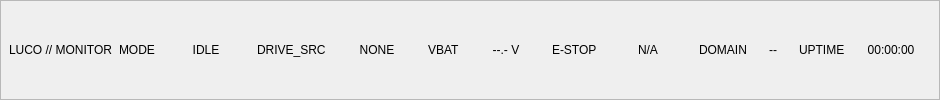
     <widget class="QFrame" name="topBar">
      <property name="frameShape">
       <enum>QFrame::StyledPanel</enum>
      </property>
      <property name="frameShadow">
       <enum>QFrame::Raised</enum>
      </property>
      <layout class="QHBoxLayout" name="topBarLayout">
       <property name="spacing">
        <number>6</number>
       </property>
       <property name="leftMargin">
        <number>8</number>
       </property>
       <property name="topMargin">
        <number>4</number>
       </property>
       <property name="rightMargin">
        <number>8</number>
       </property>
       <property name="bottomMargin">
        <number>4</number>
       </property>
       <item>
        <widget class="QLabel" name="appTitle">
         <property name="text">
          <string>LUCO // MONITOR</string>
         </property>
         <property name="role" stdset="0">
          <string>stateBig</string>
         </property>
        </widget>
       </item>
       <item>
        <spacer name="s0">
         <property name="orientation">
          <enum>Qt::Horizontal</enum>
         </property>
         <property name="sizeHint" stdset="0">
          <size>
           <width>0</width>
           <height>0</height>
          </size>
         </property>
        </spacer>
       </item>
       <item>
        <widget class="QLabel" name="runStateName">
         <property name="text">
          <string>MODE</string>
         </property>
         <property name="role" stdset="0">
          <string>caption</string>
         </property>
        </widget>
       </item>
       <item>
        <widget class="QLabel" name="runStatePill">
         <property name="text">
          <string>IDLE</string>
         </property>
         <property name="alignment">
          <set>Qt::AlignCenter</set>
         </property>
         <property name="state" stdset="0">
          <string>off</string>
         </property>
         <property name="minimumSize">
          <size>
           <width>90</width>
           <height>0</height>
          </size>
         </property>
        </widget>
       </item>
       <item>
        <widget class="QLabel" name="driveSourceName">
         <property name="text">
          <string>DRIVE_SRC</string>
         </property>
         <property name="role" stdset="0">
          <string>caption</string>
         </property>
        </widget>
       </item>
       <item>
        <widget class="QLabel" name="driveSourceValue">
         <property name="text">
          <string>NONE</string>
         </property>
         <property name="alignment">
          <set>Qt::AlignCenter</set>
         </property>
         <property name="role" stdset="0">
          <string>field</string>
         </property>
         <property name="minimumSize">
          <size>
           <width>90</width>
           <height>0</height>
          </size>
         </property>
        </widget>
       </item>
       <item>
        <widget class="QLabel" name="batteryName">
         <property name="text">
          <string>VBAT</string>
         </property>
         <property name="role" stdset="0">
          <string>caption</string>
         </property>
        </widget>
       </item>
       <item>
        <widget class="QLabel" name="batteryValue">
         <property name="text">
          <string>--.- V</string>
         </property>
         <property name="alignment">
          <set>Qt::AlignCenter</set>
         </property>
         <property name="role" stdset="0">
          <string>field</string>
         </property>
         <property name="minimumSize">
          <size>
           <width>80</width>
           <height>0</height>
          </size>
         </property>
        </widget>
       </item>
       <item>
        <widget class="QLabel" name="estopName">
         <property name="text">
          <string>E-STOP</string>
         </property>
         <property name="role" stdset="0">
          <string>caption</string>
         </property>
        </widget>
       </item>
       <item>
        <widget class="QLabel" name="estopPill">
         <property name="text">
          <string>N/A</string>
         </property>
         <property name="alignment">
          <set>Qt::AlignCenter</set>
         </property>
         <property name="state" stdset="0">
          <string>off</string>
         </property>
         <property name="minimumSize">
          <size>
           <width>90</width>
           <height>0</height>
          </size>
         </property>
        </widget>
       </item>
       <item>
        <widget class="QLabel" name="domainName">
         <property name="text">
          <string>DOMAIN</string>
         </property>
         <property name="role" stdset="0">
          <string>caption</string>
         </property>
        </widget>
       </item>
       <item>
        <widget class="QLabel" name="domainValue">
         <property name="text">
          <string>--</string>
         </property>
         <property name="alignment">
          <set>Qt::AlignCenter</set>
         </property>
         <property name="role" stdset="0">
          <string>field</string>
         </property>
         <property name="minimumSize">
          <size>
           <width>40</width>
           <height>0</height>
          </size>
         </property>
        </widget>
       </item>
       <item>
        <widget class="QLabel" name="uptimeName">
         <property name="text">
          <string>UPTIME</string>
         </property>
         <property name="role" stdset="0">
          <string>caption</string>
         </property>
        </widget>
       </item>
       <item>
        <widget class="QLabel" name="uptimeValue">
         <property name="text">
          <string>00:00:00</string>
         </property>
         <property name="alignment">
          <set>Qt::AlignCenter</set>
         </property>
         <property name="role" stdset="0">
          <string>field</string>
         </property>
         <property name="minimumSize">
          <size>
           <width>80</width>
           <height>0</height>
          </size>
         </property>
        </widget>
       </item>
      </layout>
     </widget>
